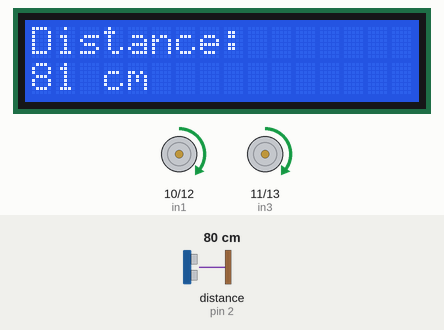
The sketch below on a simulated Arduino Uno, built with avr-gcc and run on an emulated ATmega328P. Shown: 16×2 character LCD, motor-driver pin pairs drawn as motors (green arrow = first pin HIGH = forward, orange = second pin HIGH = backward, longer = more drive). The inputs (shaded band) are chosen by the test bench; at power-on: distance to the obstacle (sensor on pin 2) 80 cm. The echo pulse lasts 58.3 µs per cm; what the sketch prints to the serial monitor is not drawn.

Above: at 1.3 s.
1.4 s: distance to the obstacle (sensor on pin 2) set to 9 cm
At 1.8 s:
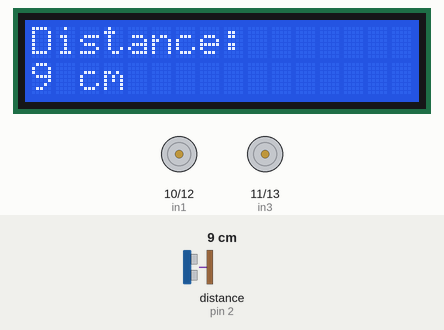
4.4 s: distance to the obstacle (sensor on pin 2) set to 19 cm
At 5.2 s:
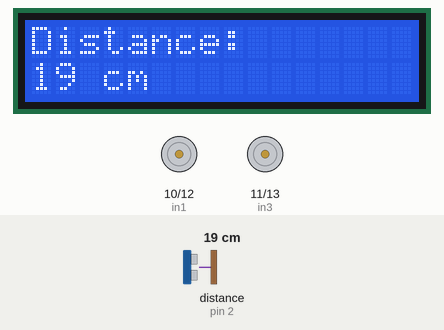
5.9 s: distance to the obstacle (sensor on pin 2) set to 23 cm
At 7.1 s:
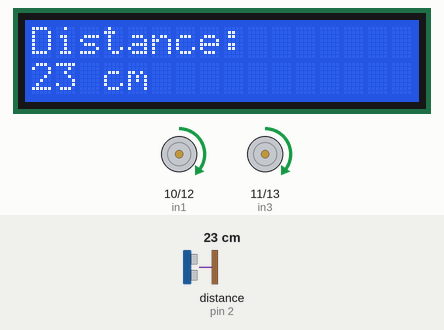
7.4 s: distance to the obstacle (sensor on pin 2) set to 18 cm
At 7.7 s:
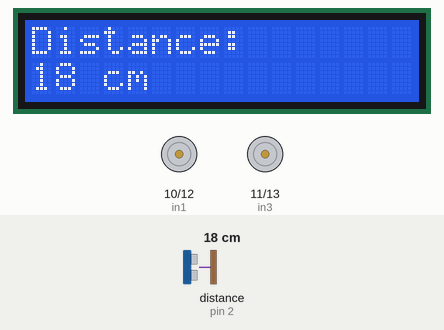
Timing chart, 0 to 9.9 s (numbered marks = the images above; inputs shaded):
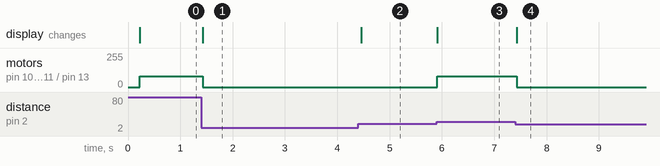

The sketch:

ultrasonic.ino
```cpp
#include <Wire.h>
#include <LiquidCrystal.h>
#include <NewPing.h>

#define TRIGGER_PIN 3
#define ECHO_PIN 2
#define MAX_DISTANCE 400

NewPing sonar(TRIGGER_PIN, ECHO_PIN, MAX_DISTANCE);
LiquidCrystal lcd(8, 9, 4, 5, 6, 7);
unsigned int distance; // Define distance variable globally

#define in1 10
#define in2 12
#define in3 11
#define in4 13

void setup() {
  Wire.begin();
  Serial.begin(9600);
  lcd.begin(16, 2);
  lcd.print("Distance:");

  pinMode(in1, OUTPUT);
  pinMode(in2, OUTPUT);
  pinMode(in3, OUTPUT);
  pinMode(in4, OUTPUT);

  digitalWrite(in1, LOW);
  digitalWrite(in2, LOW);
  digitalWrite(in3, LOW);
  digitalWrite(in4, LOW);

  delay(100);
}

void loop() {
  UltraSonic();
  if (distance ==0 || distance >20) {
    motorStart();
  }
  else if (distance < 20){
    motorStop();
  }
}

void UltraSonic() {
  delay(50);
  distance = sonar.ping_cm(); // Assign the global distance variable
  Serial.print("Distance: ");
  Serial.print(distance);
  Serial.println(" cm");

  // Display distance on LCD
  lcd.setCursor(0, 1);
  lcd.print("       "); // Clear the previous distance value
  lcd.setCursor(0, 1);
  lcd.print(distance);
  lcd.print(" cm");
}
void motorStop() {
  digitalWrite(in1, LOW);
  digitalWrite(in2, LOW);
  digitalWrite(in3, LOW);
  digitalWrite(in4, LOW);
}


void leftMotorStart() {
  analogWrite(in1, 150);
  analogWrite(in2, 0);
  analogWrite(in3, 0);
  analogWrite(in4, 150);
}

void rightMotorStart() {
  analogWrite(in1, 0);
  analogWrite(in2, 150);
  analogWrite(in3, 150);
  analogWrite(in4, 0);
}

void motorStart() {
  analogWrite(in1, 80);
  analogWrite(in2, 0);
  analogWrite(in3, 80);
  analogWrite(in4, 0);
}
```

Measured:
- the behaviour switches between 20 and 21 cm on distance to the obstacle (sensor on pin 2) (found by bisection; images 2 and 3)
- after the input at 1.4 s, motor on pin 10 (in1) / pin 12 (in2), motor on pin 11 (in3) / pin 13 (in4): forward 80/255 → stopped at once; the display: changes at once (image 1)
- after the input at 4.4 s, the display: changes after 0.06 s (image 2)
- after the input at 5.9 s, motor on pin 10 (in1) / pin 12 (in2), motor on pin 11 (in3) / pin 13 (in4): stopped → forward 80/255 at once; the display: changes at once (image 3)
- after the input at 7.4 s, motor on pin 10 (in1) / pin 12 (in2), motor on pin 11 (in3) / pin 13 (in4): forward 80/255 → stopped at once; the display: changes at once (image 4)
